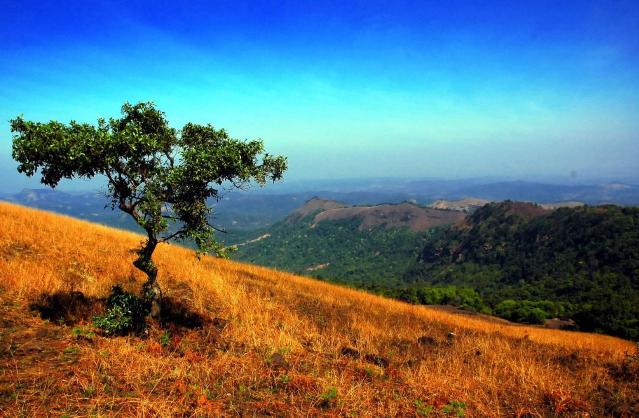
#> input picture OpenCv-ile-gorüntü-isleme/img1.JPG, 1278 x 836 px (shown at 1/2 size)
$ python 8_Goruntu_Karistirmak.py
#> lines starting #> are read from the running program, lines starting #| are printed output that depends on the picture
import cv2
import matplotlib.pyplot as plt

img1 = cv2.imread("img1.JPG")
#> img1 is the input picture: shape (836, 1278, 3); mean B, G, R 118.6, 113.4, 96
# resmimizi BGR'den RGB'ye dönüştürmek için:
img1 = cv2.cvtColor(img1, cv2.COLOR_BGR2RGB)
img2 = cv2.imread("img2.jpg")
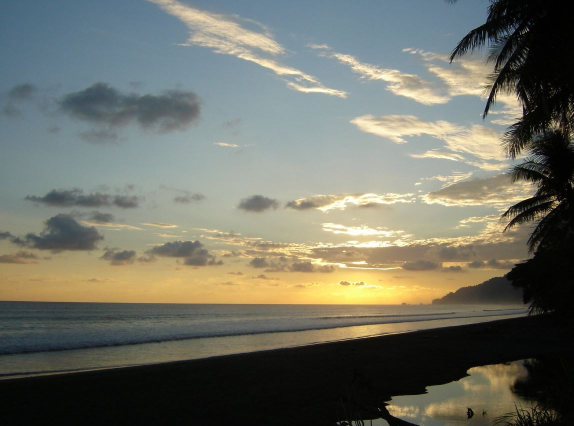
#> input picture OpenCv-ile-gorüntü-isleme/img2.JPG, 1147 x 852 px, found by its file name (shown at 1/2 size)
#> img2 is the input picture: shape (852, 1147, 3); mean B, G, R 102.2, 113.4, 112

plt.figure()
plt.imshow(img1)
plt.waitforbuttonpress(0)

plt.figure()
plt.imshow(img2)
plt.waitforbuttonpress()

# shape aynı olmalı
print(img1.shape)
#| (836, 1278, 3)
print(img2.shape)
#| (852, 1147, 3)

img1 = cv2.resize(img1, (600,600))
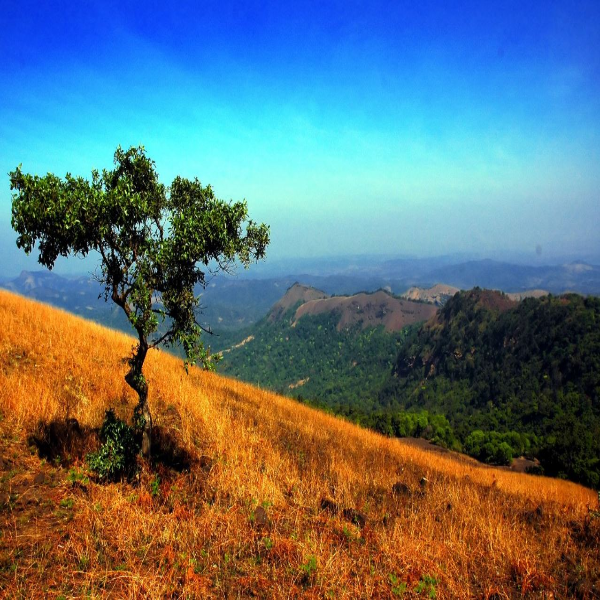
#> img1: shape (600, 600, 3); mean R, G, B 95.9, 113.3, 118.5
img2 = cv2.resize(img2, (600,600))
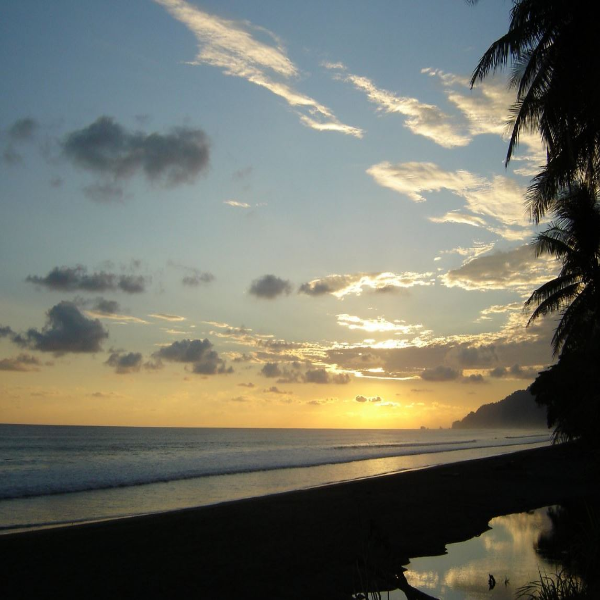
#> img2: shape (600, 600, 3); mean B, G, R 102.2, 113.3, 111.9

#karistirma
blended = cv2.addWeighted(src1 = img1, alpha = 0.1, src2 = img2, beta = 0.5, gamma = 0)
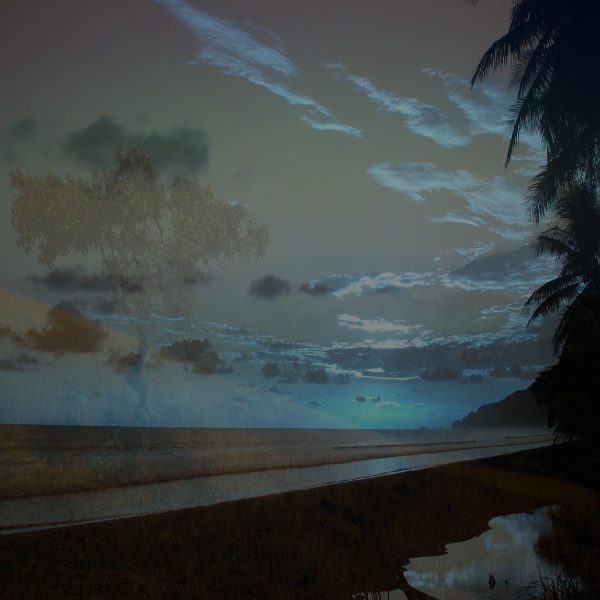
#> blended: shape (600, 600, 3); mean R, G, B 60.7, 68, 67.8
plt.figure()
plt.imshow(blended)
plt.waitforbuttonpress()
